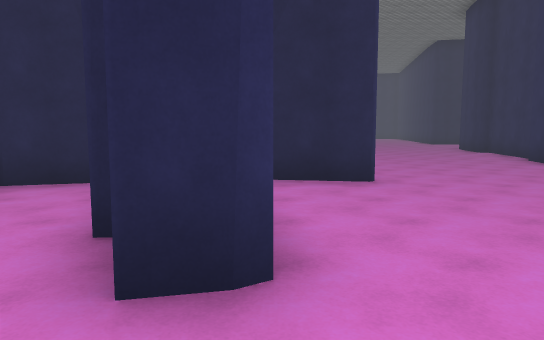
[1] (above)

24 first-person views from a walk through a scene from a Unity 3-D project. The camera is 1.5 m above the floor, tilts 6° down and sees 70° across. The floor is counted in squares, 2 m on a side. Each view is taken from the middle of a square. On the plan, view 1 faces up. The plan holds only what a view shows up to about 12 squares ahead; the rest is blank. The place goes on beyond the plan. The player character is not drawn. Surface patterns are stand-ins for the level's own textures.

[2]
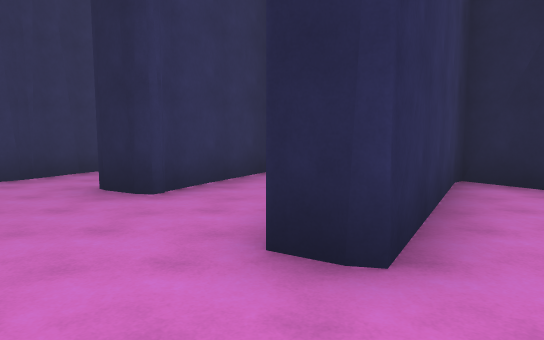

[3]
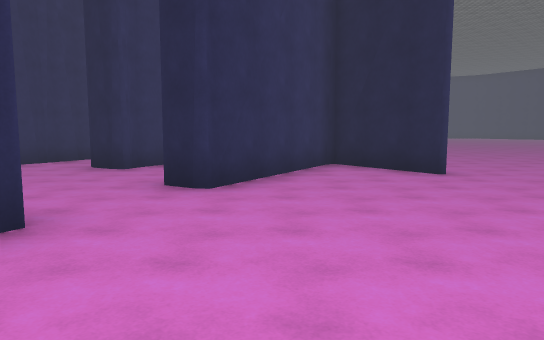

[4]
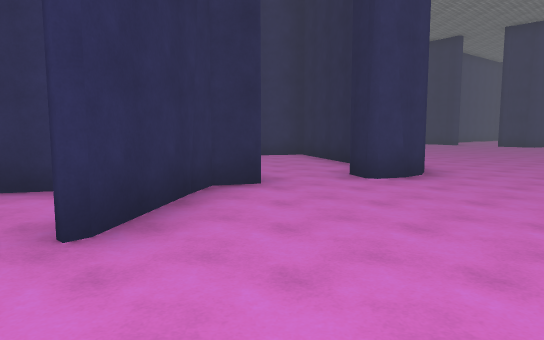

[5]
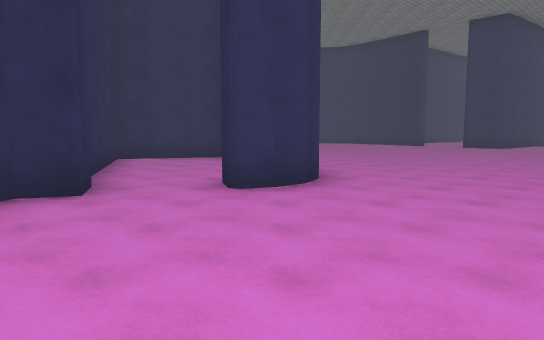

[6]
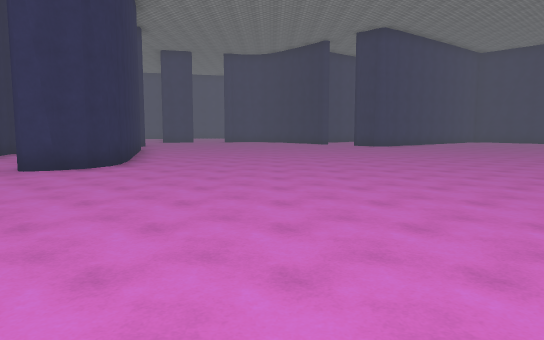

[7]
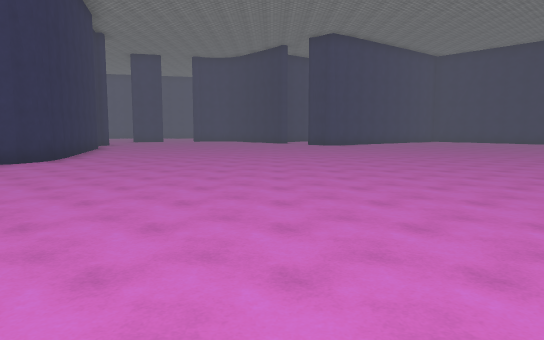

[8]
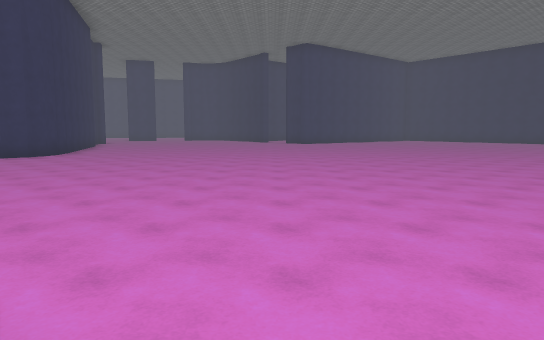

[9]
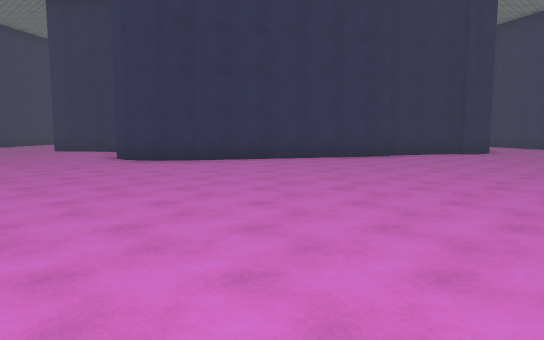

[10]
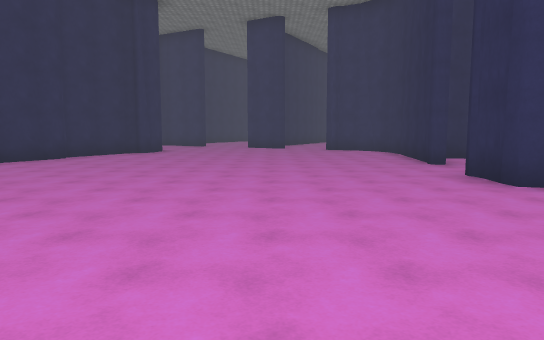

[11]
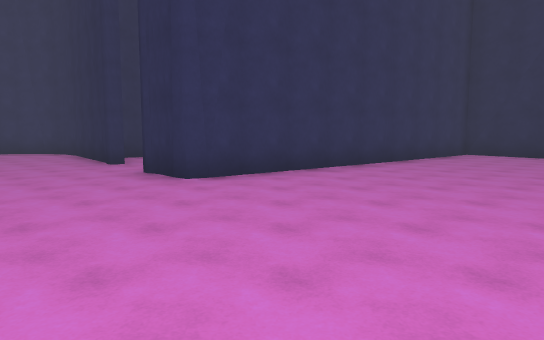

[12]
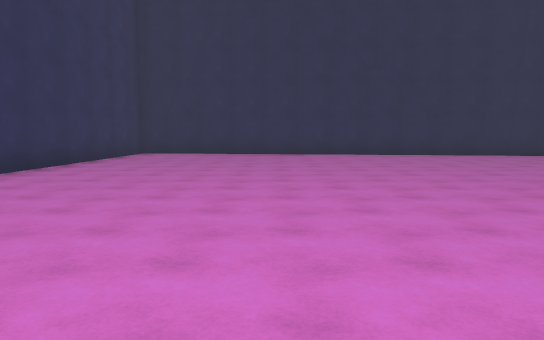

[13]
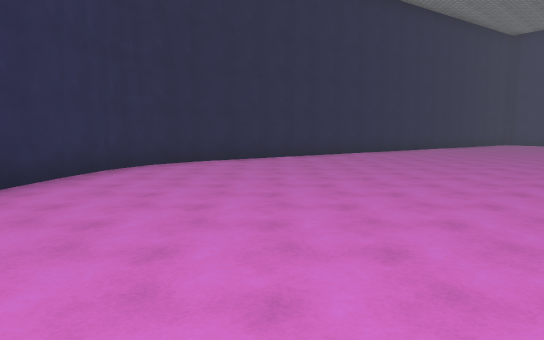

[14]
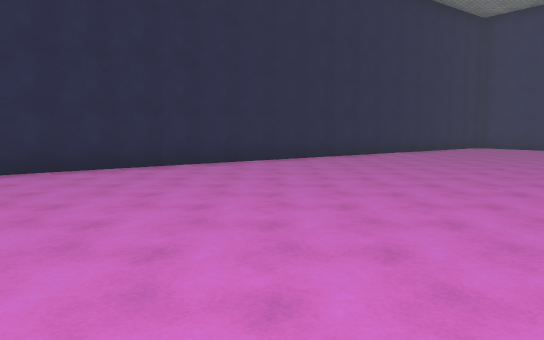

[15]
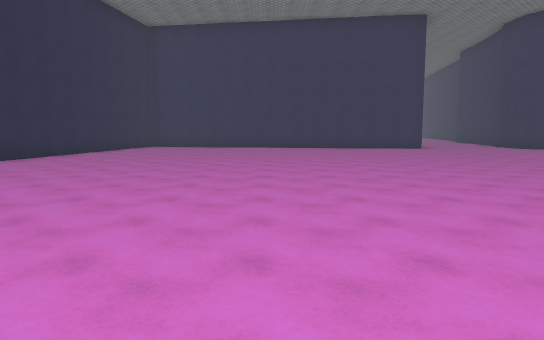

[16]
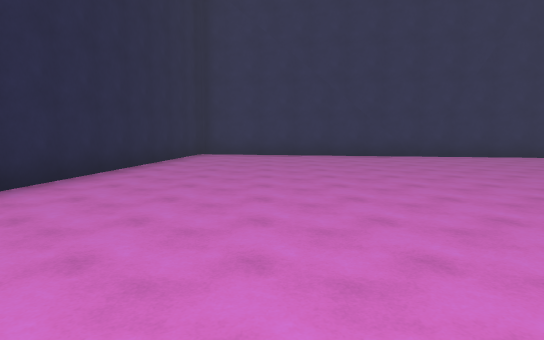

[17]
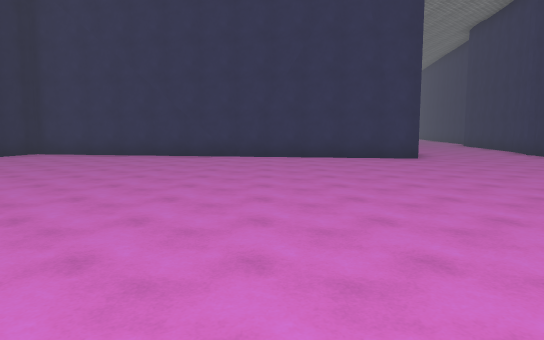

[18]
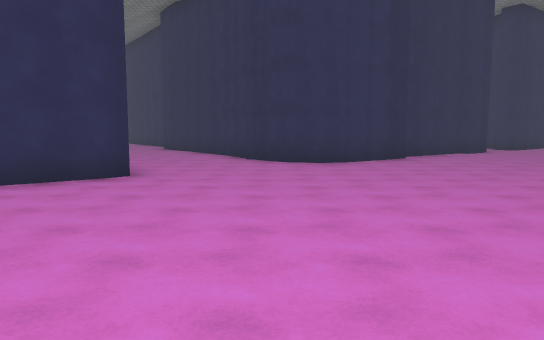

[19]
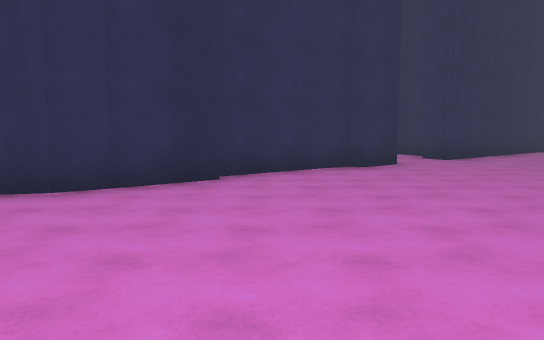

[20]
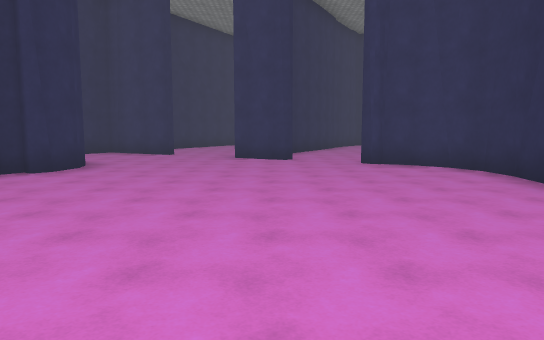

[21]
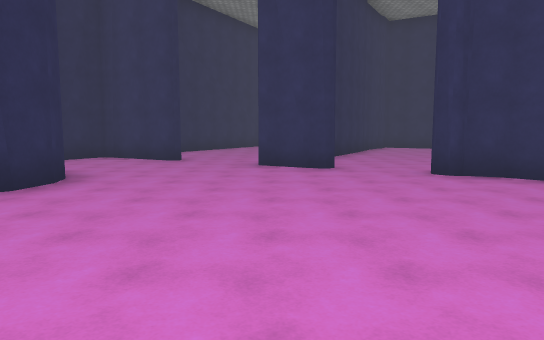

[22]
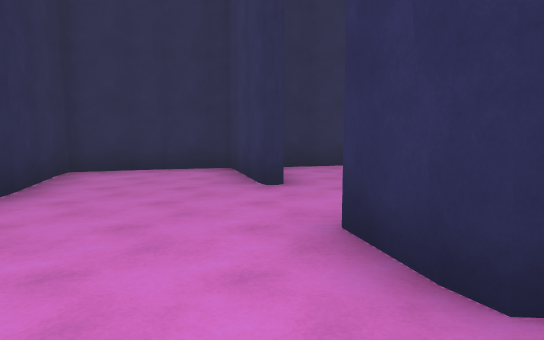

[23]
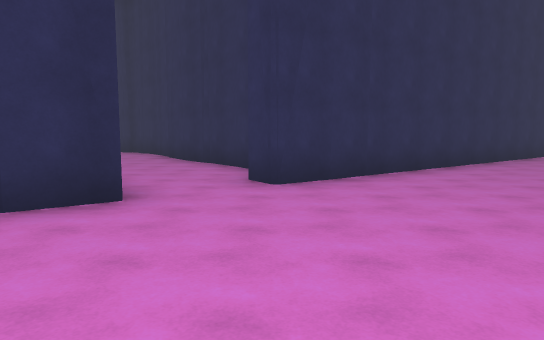

[24]
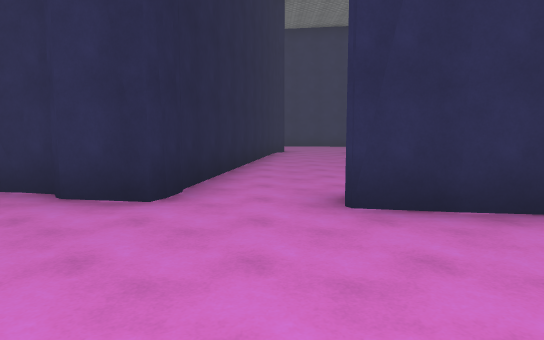

### Floor plan
Points are (right, up) in squares from view 1. A wall is a line through its corners. A room is listed if a view was taken in it or the views show most of it. See-through windows are left out.
Room 1 (view 1)
walls: (-3.3, 2) (-3.9, 1.9); (-3.9, 4.8) (-3.2, 2.4); (0, 1.8) (-0.8, 1.6); (-6.1, 2.8) (-5.7, 1.4); (-2.5, 5.4) (-3.6, 5.1)
ways out: opening at (-0.5, 0.5) to room 2
Room 2 (views 2, 3, 4, 5, 6, 7, 8, 9, 10, 11, 12, 13, 14, 15, 16, 17, 18, 19, 20, 21, 22, 23, 24)
walls: (-3.4, 9.8) (-2.8, 9.7); (-11.8, 17.6) (-12.8, 16.8); (-12, 18.1) (-11.8, 17.7) (-12.5, 16.9); (-4.5, 8.7) (-7.5, 7.9) (-6.7, 5.1) (-3.2, 6.2); (7.9, 19.5) (9.8, 30) (9.4, 30.2); (8, 19.2) (8, 19.7); (6.7, 12.5) (7.1, 14.7) (7.3, 15.1) (7.9, 15.5) (8.5, 15.6); (-9, 8.3) (-3.2, 9.9) (-2.4, 9.5) (-2, 9.1) (-1.8, 8.5) (-2.5, 8.3); (-2.1, 6.6) (-1.3, 6.8) (-1.1, 6.2) (1.4, 5.7); (8.5, 15.5) (9.1, 15.4); (-9.4, 8.1) (-8.9, 8.3); (-14.6, 15.4) (-17.1, 13.4) (-17.6, 12.8) (-17.8, 12.1) (-17.8, 11.3) (-17.5, 10.6); (6.4, 9.9) (6.7, 12.3); (6.4, 9.4) (6.6, 10); (9.9, 15.3) (10.9, 15); (1.4, 5.5) (-1.1, 5.9) (0, 1.8); (6, 8.2) (6.2, 9.4); (10.6, 15.2) (11.6, 15); (-11.8, 7.2) (-9.4, 7.9); (-5.9, 32.6) (-7.1, 32.6); (-8, 32.2) (-9, 31.6) (-17.3, 24.8) (-11.8, 17.8); (-7, 32.6) (-8.1, 32.2); (-13, 6.6) (-12.7, 7.1) (-12.1, 7.4) (-11.6, 7.5); (-12.9, 5.4) (-13, 5.9); (5.6, 4.4) (5.7, 5.3); (-17, 8.6) (-16.8, 8.1); (-16.8, 8.3) (-16.5, 7); (-12.5, 3.6) (-13, 5.5); (9.6, 30.2) (-6, 32.7); (-15.9, 4.7) (-15.5, 2.7); (-15.3, 2.9) (-15.1, 2.4) (-12.5, 3.2) (-12.5, 3.8); (4, -2.6) (5.6, 6.3) (6.3, 6.2)
ways out: opening at (-0.5, 0.5) to room 1; opening at (-17.5, 9.5); opening at (-16.5, 5.5); opening at (6, 7)

Where each view was taken, in squares from view 1:
view 1: 0 up, 0 right, facing up
view 2: 0 up, 1 right, facing up-left
view 3: 1 down, 4 right, facing up-left
view 4: 7 up, 4 right, facing left
view 5: 9 up, 3 right, facing left
view 6: 13 up, 5 right, facing left
view 7: 15 up, 6 right, facing left
view 8: 16 up, 8 right, facing left
view 9: 19 up, 6 left, facing down
view 10: 19 up, 6 left, facing down-left
view 11: 19 up, 6 left, facing left
view 12: 19 up, 6 left, facing up-left
view 13: 25 up, 11 left, facing up-right
view 14: 25 up, 7 left, facing up-right
view 15: 25 up, 7 left, facing right
view 16: 28 up, 2 left, facing right
view 17: 23 up, 2 left, facing right
view 18: 22 up, 2 right, facing down-right
view 19: 16 up, 2 right, facing down-right
view 20: 15 up, 10 left, facing down-left
view 21: 13 up, 11 left, facing down-left
view 22: 10 up, 16 left, facing down
view 23: 10 up, 2 right, facing down-right
view 24: 7 up, 2 right, facing right
